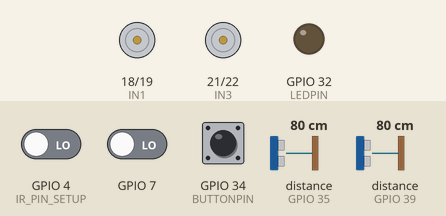
Bench run of a sketch on a simulated ESP32. On the bench: motor-driver pin pairs drawn as motors (green arrow = first pin HIGH = forward, orange = second pin HIGH = backward, longer = more drive, scaled by the enable pin), output pins drawn as LEDs (lit = HIGH). The inputs (shaded band) are chosen by the test bench; at power-on: distance to the obstacle (sensors on GPIO 39, GPIO 35) 80 cm, GPIO 4 (IR_PIN_SETUP) LOW, GPIO 7 LOW, GPIO 34 (BUTTONPIN) HIGH. The echo pulse lasts 58.3 µs per cm; pins used as bus, display or sensor lines are not drawn; what the sketch prints to the serial monitor is not drawn.

Above: at 6.48 s.
7.3 s: distance to the obstacle (sensor on GPIO 39) set to 2 cm
At 7.71 s:
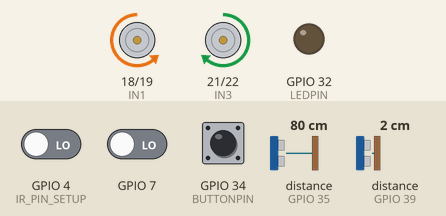
10.3 s: GPIO 4 (IR_PIN_SETUP) driven HIGH
At 10.69 s:
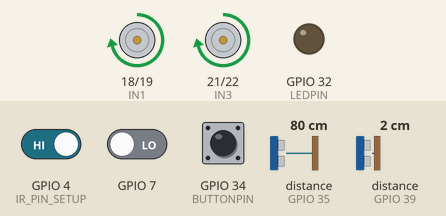
13.3 s: GPIO 4 (IR_PIN_SETUP) driven LOW
16.3 s: distance to the obstacle (sensor on GPIO 35) set to 35 cm
At 16.3 s:
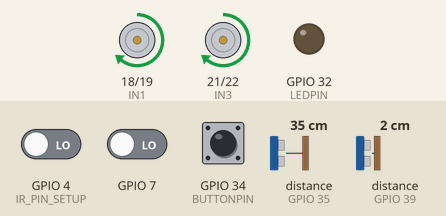
17.8 s: distance to the obstacle (sensor on GPIO 35) set to 24 cm
19.3 s: distance to the obstacle (sensor on GPIO 35) set to 21 cm
At 20.07 s:
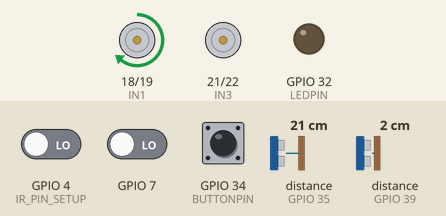
Timing chart, 0 to 23.3 s (numbered marks = the images above; inputs shaded):
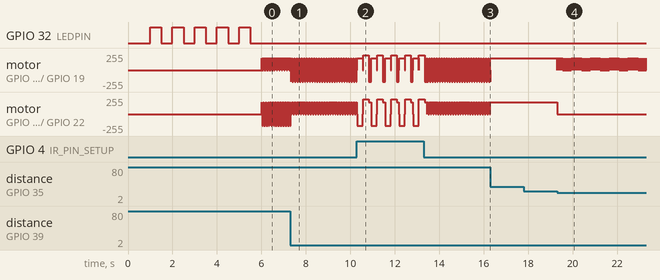

The sketch:

blockpush_DEMO.ino
```cpp
#include <QTRSensors.h>// Library for IR sensors
#include <Wire.h> // i2c communication
#include <VL53L1X.h> // POLOLU tof sensor library

// DO NOT USE PINS 15,16, 8, 3
// 15 and 16 are used for flash
//pin 4 is input ONLY

//ultrasonic sensor pins
int echol = 35;
int trigl = 2;
int echoc = 36;
int trigc = 25;
int echor = 39;
int trigr = 26;
//Time of flight varibles
VL53L1X tof_sensor; //time of flight sensor
int tof_reading;

//H-bridge pins (motor control)
#define ENA 33
#define ENB 15
#define IN1 18 //purple
#define IN2 19 //light gray
#define IN3 21 //white
#define IN4 22//black
#define LEDPIN 32
#define BUTTONPIN 34

// Pins for Tslots:
// 6 Brown LED and 7 Black Transistor output
#define scl 14
#define sda 17
//speed of robot maybe add dif. speeds
#define carspeed 180
#define ramspeed 220

//initial distances on sensors are zero
int rightdistance = 0, leftdistance = 0, centerdistance = 0;
int tof_centerdistance;
int US_THRESHOLD = 20; // ********************************************THRESHHOLD!!!!!!!!!
int rotCnt;// rotation counter go forward after 14
bool dir = 0;
int TIMEOUT = 7000; // ultrasonic timeout

// IR sensor setup
QTRSensors qtr;
const uint8_t SensorCount = 2;
uint16_t sensorValues[SensorCount];
volatile int customSpeed;
//IR Sensor pins ********************************************
//int LeftFrontIRPin = 7;
//int RightFrontIRPin = 4;
//int LeftBackIRPin = 21;
//int RightBackIRPin =33;

// non blocking nav delay
long int motorStartTime;
long int currentMotorTime;
long int turnStart;
long int turnCurrent;
long int stopTime;
long int currentStop;
bool movingForward, movingRight, movingLeft,isStopped = false;
bool isDetecting;
// ************************************************************delay knobs to be adjusted
int forwardDelay = 100; // delay for motor control
int turnDelay = 20;
int stopDelay = 80;
int tofThreshold = 60;
//direction functions
int previousTime; // pushbutton timer
volatile bool hasTurned;
//***************************************************************************************Motor Functions************************************************
void forward(int cspeed) {
  digitalWrite(IN1, HIGH);
  digitalWrite(IN2, LOW);
  digitalWrite(IN3, HIGH);
  digitalWrite(IN4, LOW);
  ledcWrite(0,cspeed);//analogWrite(ENA, cspeed);
  ledcWrite(1,cspeed);//analogWrite(ENB, cspeed);
  // Serial.println("forward");
}
void ram() {
  digitalWrite(IN1, LOW);
  digitalWrite(IN2, LOW);
  digitalWrite(IN3, HIGH);
  digitalWrite(IN4, HIGH);
  //analogWrite(ENA, ramspeed);
  //analogWrite(ENB, ramspeed);
  ledcWrite(0,carspeed);//analogWrite(ENA, cspeed);
  ledcWrite(1,carspeed);//analogWrite(ENB, cspeed);
  // Serial.println("forward");
}
void back() {
  digitalWrite(IN1, LOW);
  digitalWrite(IN2, HIGH);
  digitalWrite(IN3, LOW);
  digitalWrite(IN4, HIGH);
  //analogWrite(ENA, carspeed);
  //analogWrite(ENB, carspeed);
  ledcWrite(0,carspeed);//analogWrite(ENA, cspeed);
  ledcWrite(1,carspeed);//analogWrite(ENB, cspeed);
  //Serial.println("back");
}

void right() {
  digitalWrite(IN1, HIGH);
  digitalWrite(IN2, LOW);
  digitalWrite(IN3, LOW);
  digitalWrite(IN4, HIGH);
  //analogWrite(ENA, carspeed);
  //analogWrite(ENB, carspeed);
  ledcWrite(0,carspeed);//analogWrite(ENA, cspeed);
  ledcWrite(1,carspeed);//analogWrite(ENB, cspeed);
  //Serial.println("right");
}

void left() {
  digitalWrite(IN1, LOW);
  digitalWrite(IN2, HIGH);
  digitalWrite(IN3, HIGH);
  digitalWrite(IN4, LOW);
  //analogWrite(ENA, carspeed);
  //analogWrite(ENB, carspeed);
  ledcWrite(0,carspeed);//analogWrite(ENA, cspeed);
  ledcWrite(1,carspeed);//analogWrite(ENB, cspeed);
  //Serial.println("left");
}

void stopp() {
  digitalWrite(IN1, LOW);
  digitalWrite(IN2, LOW);
  digitalWrite(IN3, LOW);
  digitalWrite(IN4, LOW);
  ledcWrite(0,0);//analogWrite(ENA, cspeed);
  ledcWrite(1,0);//analogWrite(ENB, cspeed);
  //digitalWrite(ENA, LOW);
  //digitalWrite(ENB, LOW);
}
void motorBuffer()
{
  digitalWrite(IN1, LOW);
  digitalWrite(IN2, LOW);
  digitalWrite(IN3, LOW);
  digitalWrite(IN4, LOW);
  ledcWrite(0,0);//analogWrite(ENA, cspeed);
  ledcWrite(1,0);//analogWrite(ENB, cspeed);
  //digitalWrite(ENA, LOW);
  //digitalWrite(ENB, LOW);
  delay(10);
}
/*
void fine_delay() {
  delay(150);
  stopp();

}
*/
//***********************************************************************************IR sensor detection function**************************************************
void detection()
{
  qtr.read(sensorValues);

    Serial.print("Front Left IR sensor: ");
    Serial.println(sensorValues[0]);
    Serial.print("Front Right IR sensor: ");
    Serial.println(sensorValues[1]);/*
    Serial.print("Back Right IR sensor: ");
    Serial.println(sensorValues[2]);
    Serial.print("Back Left IR sensor: ");
    Serial.println(sensorValues[3]);
    delay(500);*/

  if (sensorValues[1] > 200) // front 2 sensors
  {
    hasTurned = true;
    motorBuffer();
    right();
    delay(250);
    motorBuffer();
    forward(ramspeed);
    delay(250);
    left();
    delay(100);
  }/*
  else if (sensorValues[2] > 200 && sensorValues[3] > 200)// back 2 sensors
  {
    motorBuffer();
    right();
    delay(200);
    motorBuffer();
    forward(ramspeed);
    delay(200);
  }*/
}
//***********************************************************************************Object Detection Sensor Fucntions********************************************************************************
//Time of Flight sensor Function
int tof_detect(){
  tof_reading = tof_sensor.readRangeSingleMillimeters() / 10; //in cm
  return (int) tof_reading;
}

//ultrasonic left sensor function
int distance_left() {
  digitalWrite(trigl, LOW);
  delayMicroseconds(2);
  digitalWrite(trigl, HIGH);
  delayMicroseconds(10);
  digitalWrite(trigl, LOW);
  float left_distance = pulseIn(echol, HIGH, TIMEOUT);
  left_distance = (left_distance * 0.034) / 2;
  Serial.print("Left: ");
  Serial.println(left_distance);
  return (int)left_distance;
}

//ultrasonic center sensor function
int distance_center() {
  digitalWrite(trigc, LOW);
  delayMicroseconds(2);
  digitalWrite(trigc, HIGH);
  delayMicroseconds(10);
  digitalWrite(trigc, LOW);
  float center_distance = pulseIn(echoc, HIGH, TIMEOUT);
  center_distance = (center_distance * 0.034) / 2;
  Serial.print("Center: ");
  Serial.println(center_distance);
  return (int)center_distance;
}

//ultrasonic right sensor function
int distance_right() {
  digitalWrite(trigr, LOW);
  delayMicroseconds(2);
  digitalWrite(trigr, HIGH);
  delayMicroseconds(10);
  digitalWrite(trigr, LOW);
  float right_distance = pulseIn(echor, HIGH, TIMEOUT);
  right_distance = (right_distance * 0.034) / 2;
  Serial.print("Right: ");
  Serial.println(right_distance);
  return (int)right_distance;
}

void setup() {// ***********************************************************************************************************

  Serial.begin(115200);

  //initializing time of flight sensor
  Wire.begin(14, 27);// might need to set actual pins used
  tof_sensor.init();
  //  tof_sensor.setTimeout(60); // tof sensor timeout

  //initializing ultrasonic pins
  pinMode(echol, INPUT);
  pinMode(trigl, OUTPUT);
  pinMode(echoc, INPUT);
  pinMode(trigc, OUTPUT);
  pinMode(echor, INPUT);
  pinMode(trigr, OUTPUT);
  //initiallizing h-bridge pins
  pinMode(IN1, OUTPUT);
  pinMode(IN2, OUTPUT);
  pinMode(IN3, OUTPUT);
  pinMode(IN4, OUTPUT);
  /*
  pinMode(ENA, OUTPUT);
  pinMode(ENB, OUTPUT);*/
  ledcAttachPin(ENA, 0);
  ledcAttachPin(ENB, 1);
  ledcSetup(0, 1000, 8);// setup pwm channels
  ledcSetup(1, 1000, 8);
  pinMode(LEDPIN, OUTPUT);

  pinMode(BUTTONPIN, INPUT);
  //stop();

  //IR pins
  pinMode(4, INPUT); // IR PIN SETUP
  pinMode(7, INPUT);
  //pinMode(33, INPUT);
  //pinMode(21, INPUT);
  // IR sensor setup
  qtr.setTypeRC();
  qtr.setSensorPins((const uint8_t[]) {7, 4}, 2);// start with top left IR sensor and go clockwise
  int countdown = 0;
  //*********************************************************** Start button *********************************************************
  while (!digitalRead(BUTTONPIN))
  {
    Serial.println(digitalRead(BUTTONPIN)); // is currently floating
  }
  while (countdown <= 5)
  {
    unsigned long currentTime = millis();
    if ((currentTime - previousTime) >= 1000)
    {
      previousTime = currentTime;
      countdown = countdown + 1;
      digitalWrite(LEDPIN, HIGH);
    }
    else if ((currentTime - previousTime) >= 500)
    {
      digitalWrite(LEDPIN, LOW);
    }
  }
  digitalWrite(LEDPIN, LOW);
  //********************************************************** Start button **********************************************************
  rotCnt = 0;
  motorStartTime = -200;
  stopTime = -200;
  turnStart = -200;
  isStopped = true;
  movingForward = false;
  movingRight = false;
  customSpeed = carspeed;
  hasTurned = false;
}
void loop()
{
  detection();
  rightdistance = distance_right();
  leftdistance = distance_left();
  currentMotorTime = millis();
  turnCurrent = millis();
  if (!movingForward || (currentMotorTime - motorStartTime) > forwardDelay)
    {
      movingLeft = false;
      movingRight = false;
      movingForward = true;
      isStopped = false;
      forward(carspeed);
      motorStartTime = millis();
    }
    else if ((rightdistance <= US_THRESHOLD && rightdistance !=0) && !hasTurned)
  {
    if (!movingRight || (turnCurrent - turnStart) > turnDelay)
    {
      motorBuffer();
      movingLeft = false;
      movingRight = true;
      movingForward = false;
      isStopped = false;
      //motorBuffer(); // added stop
      left();
      turnStart = millis();
    }
   }
   else if((rightdistance > 40 && rightdistance !=0 ) && !hasTurned)
  {
    if (!movingRight || (turnCurrent - turnStart) > turnDelay)
    {
      motorBuffer();
      movingLeft = true;
      movingRight = true;
      movingForward = false;
      isStopped = false;
      //stopp(); // added stop
      right();
      turnStart = millis();
    }
  }
    else if (leftdistance <= US_THRESHOLD && leftdistance !=0)
  {
    if (!movingRight || (turnCurrent - turnStart) > turnDelay)
    {
      motorBuffer();
      movingLeft = false;
      movingRight = true;
      movingForward = false;
      isStopped = false;
      //motorBuffer(); // added stop
      right();
      turnStart = millis();
    }
   }
   else if(leftdistance > 40 && leftdistance !=0 )
  {
    if (!movingRight || (turnCurrent - turnStart) > turnDelay)
    {
      motorBuffer();
      movingLeft = true;
      movingRight = true;
      movingForward = false;
      isStopped = false;
      //stopp(); // added stop
      left();
      turnStart = millis();
    }
    }
}
```

Measured:
- the behaviour switches between 22 and 21 cm on distance to the obstacle (sensor on GPIO 35) (found by bisection; images 3 and 4)
- after the input at 16.3 s, motor on GPIO 18 (IN1) / GPIO 19 (IN2), motor on GPIO 21 (IN3) / GPIO 22 (IN4): stops changing and stays forward 179/255
- after the input at 19.3 s, motor on GPIO 18 (IN1) / GPIO 19 (IN2): alternates forward 179/255 for 0.01 s and stopped for 0.01 s, starting at once; motor on GPIO 21 (IN3) / GPIO 22 (IN4): forward 179/255 → stopped at once
- by itself, motor on GPIO 18 (IN1) / GPIO 19 (IN2): repeats every 0.03 s: forward 179/255 0.01 s, stopped 0.01 s, backward 179/255 0.01 s
- by itself, motor on GPIO 21 (IN3) / GPIO 22 (IN4): repeats every 0.03 s: stopped 0.01 s, forward 179/255 0.02 s
